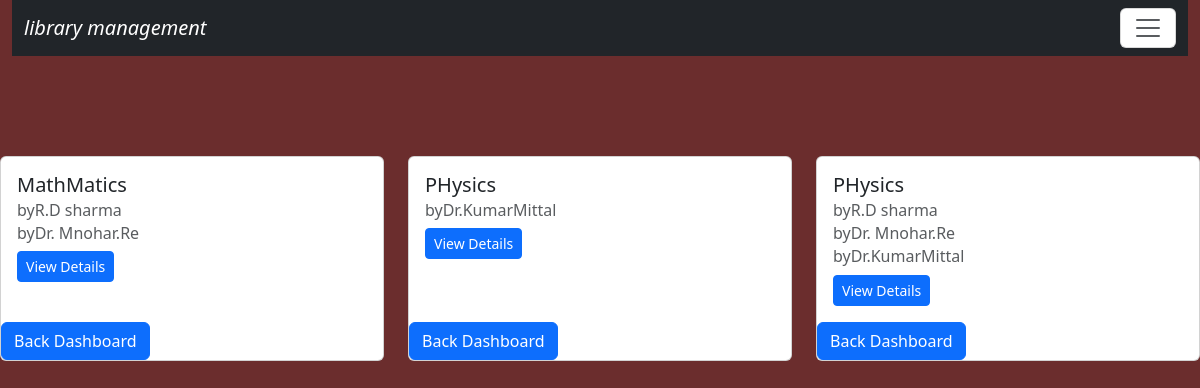
Page /booklist/ on the earlier database version.
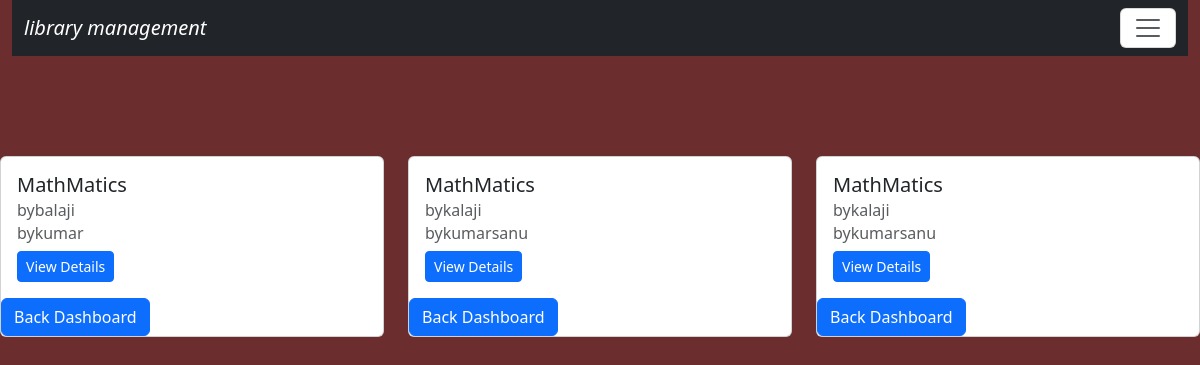
Same page on the later database version.
### library/models.py (models this page shows, shortened)
class Book(models.Model):
    book_name=models.CharField(max_length=200)
    authors=models.ManyToManyField(Author)
    publish_year=models.DateField()

class Author(models.Model):
    author_name=models.CharField(max_length=70)

### library/views.py (the view)
# urls.py: path('booklist/',views.book_list,name="booklist"),
def book_list(request):
        books=Book.objects.all().order_by('id')
        return render(request,'booklist.html',{'books':books})

### library/templates/booklist.html (shortened to what this page needs)
{% extends 'base.html' %}
{% load static %}
{% block content %}
    {% for book in books %}
    <div class="col">
        <div class="card h-100">
            <div class="card-body">
                <h5 class="card-title">{{book.book_name}}</h5>
                {% for auth in book.authors.all %}
                    <h6 class="card-subtitle mb-2 text-muted">by{{auth.author_name}}</h6>
                {% endfor %}
                <a href="{% url 'viewsbook' book.id %}" class="btn btn-sm btn-primary">View Details</a><br>
            </div>
            {% if perms.library.backDashboard_book %}
            <form action="{% url 'adminpanel' %}"  class="d-inline">
                {% csrf_token %}
                <input type="submit" class="btn btn-danger" value="back Dashboard">
            </form>
            {% else %}
                <a href="{% url 'dashboard' %}"><input type="submit" class="btn btn-primary" value="Back Dashboard"></a>
            {% endif %}
        </div>
    </div>
    {% empty %}
    <div class="col-12">
        <p>No books found.</p>
    </div>
    {% endfor %}
{% endblock content %}

Differences in the rows shown:
no longer on this page (row unchanged): Author: author_name "R.D sharma"
no longer on this page (row unchanged): Author: author_name "Dr. Mnohar.Re"
removed Book: book_name "PHysics"
no longer on this page (row unchanged): Author: author_name "Dr.KumarMittal"
removed Book: book_name "PHysics"
added Author: author_name "balaji", shown under "MathMatics"
added Author: author_name "kumar", shown under "MathMatics"
added Book: book_name "MathMatics"
added Author: author_name "kalaji"
added Author: author_name "kumarsanu"
added Book: book_name "MathMatics"
